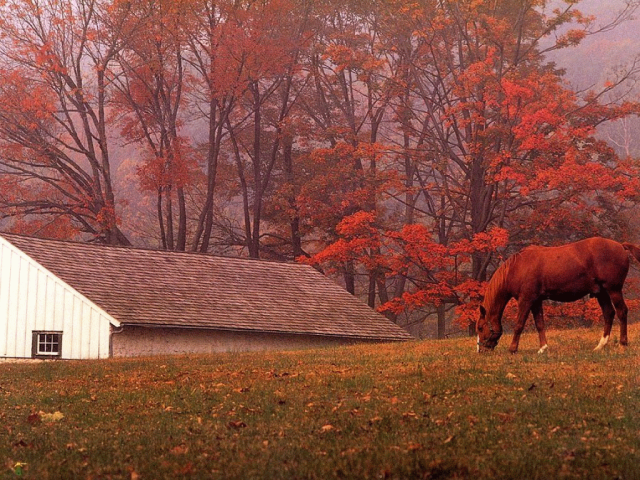
#> input picture images/originals/img_large0.bmp, 640 x 480 px; its folder holds 4 pictures in this run
$ python conversion.py
#> lines starting #> are read from the running program, lines starting #| are printed output that depends on the picture
#!/usr/bin/env python3
# -*- coding: utf-8 -*-
"""
Created on Sat Jul  3 17:42:53 2021

@author: gaspar
"""

from PIL import Image, ImageEnhance
import os

img_files = [s for s in os.listdir('./originals') if s.endswith(('bmp', 'jpg', 'png')) ]

for fname in sorted(img_files):
    print(fname)
    thismode = ''
    im = Image.open('./originals/' + fname)
#> im is the input picture: PIL image 640x480 RGB; mean R, G, B 135.5, 80.8, 68
    if im.mode == 'P':
        thismode = 'P'
        print('P convert...')
        im = im.convert('RGB')

    enhancer = ImageEnhance.Brightness(im)
    im_output = enhancer.enhance(0.01)
    if thismode == 'P':
        im_output = im_output.convert('P')
    im_output.save(fname.replace('.', '_black.'))

    enh1 = ImageEnhance.Contrast(im)
    im_output = enh1.enhance(0.1)
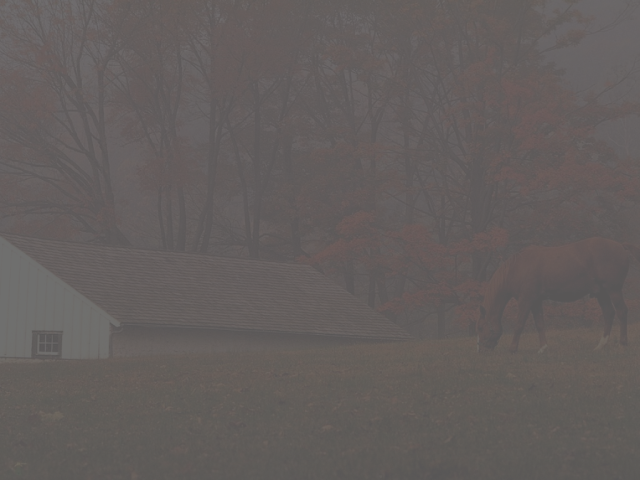
#> im_output: PIL image 640x480 RGB; mean R, G, B 99.5, 94, 92.8
    enh2 = ImageEnhance.Brightness(im_output)
    im_output = enh2.enhance(10)
#> im_output: PIL image 640x480 RGB; every value is 255
    if thismode == 'P':
        im_output = im_output.convert('P')
    im_output.save(fname.replace('.', '_white.'))
#> pass 2 of the loop `for fname in sorted(img_files):`:
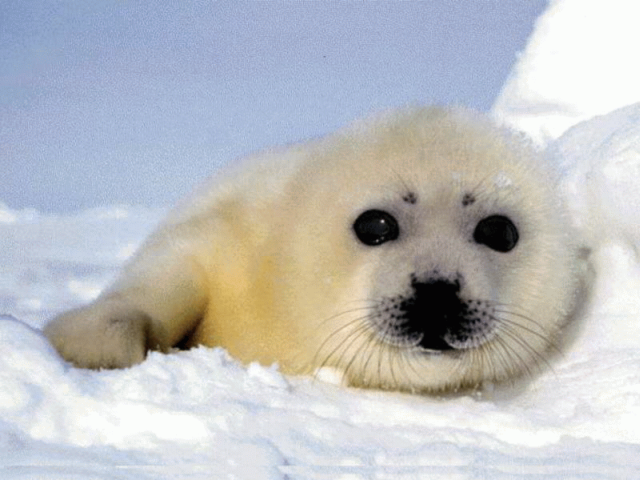
#> input picture images/originals/img_large1.bmp, 640 x 480 px
#> im is the input picture: PIL image 640x480 RGB; mean R, G, B 188.8, 190.2, 192.3
#> `im_output = enh1.enhance(0.1)`:
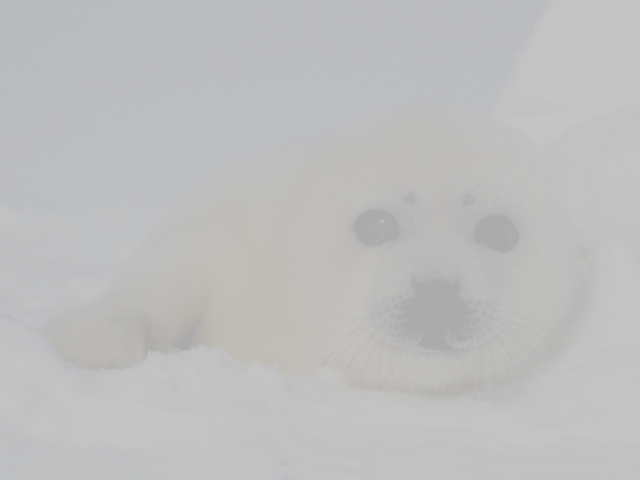
#> im_output: PIL image 640x480 RGB; mean R, G, B 189.5, 189.6, 189.8
#> pass 3 of the loop `for fname in sorted(img_files):`:
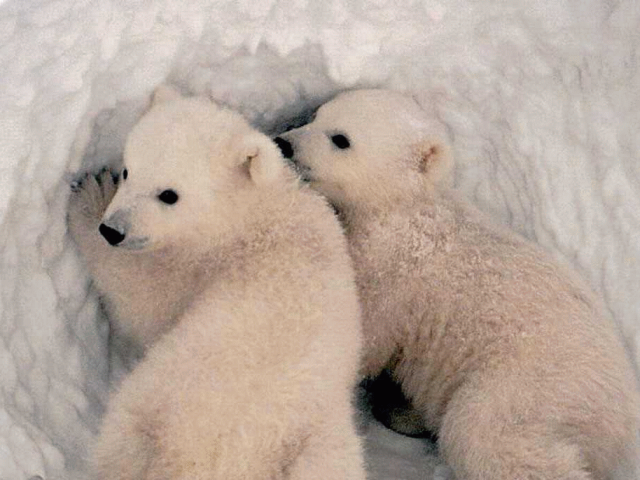
#> input picture images/originals/img_large2.bmp, 640 x 480 px
#> im is the input picture: PIL image 640x480 RGB; mean R, G, B 183.8, 167.6, 156.3
#> `im_output = enh1.enhance(0.1)`:
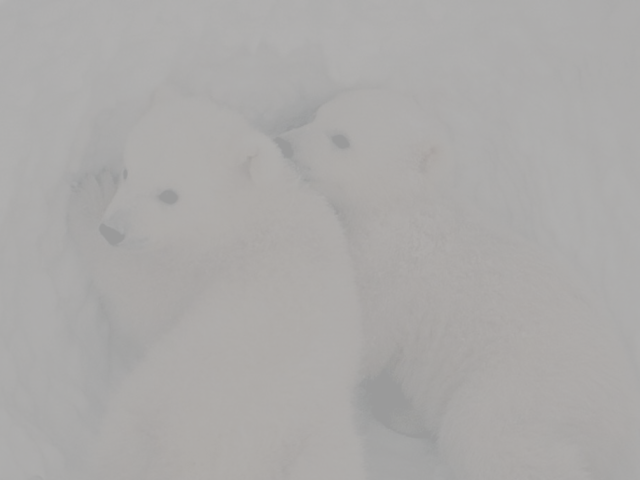
#> im_output: PIL image 640x480 RGB; mean R, G, B 171.8, 170.2, 169.1
#> the loop made 4 passes; the first 3 are shown
